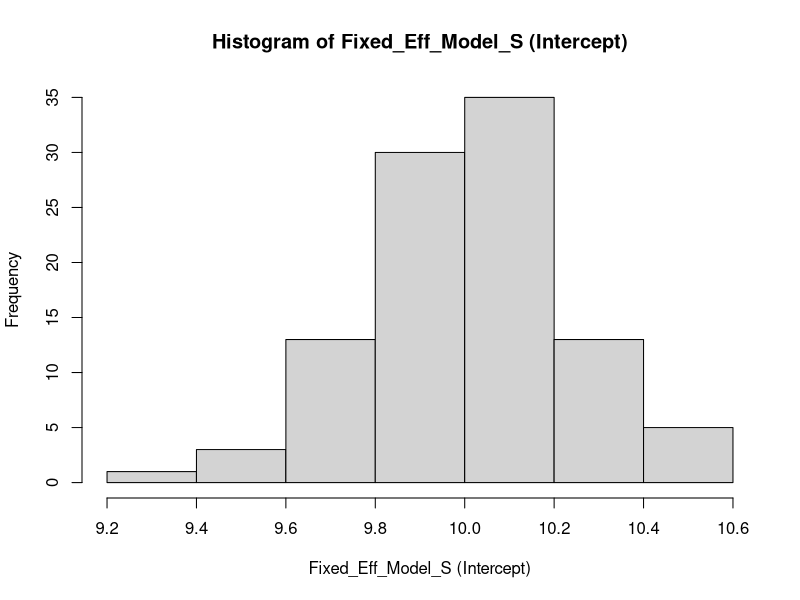
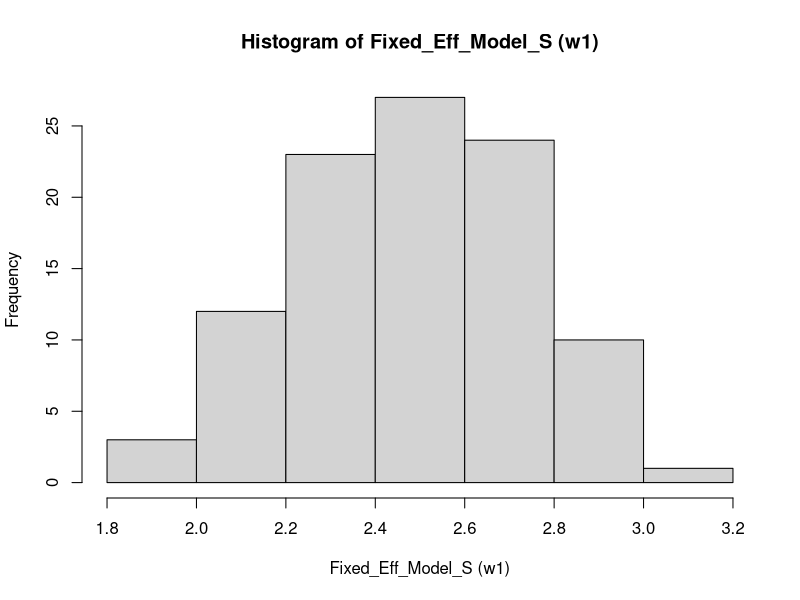
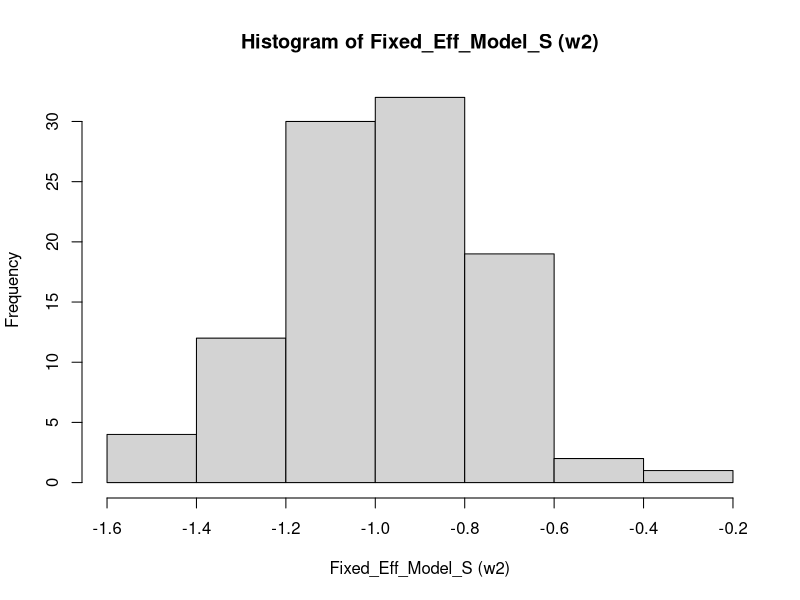
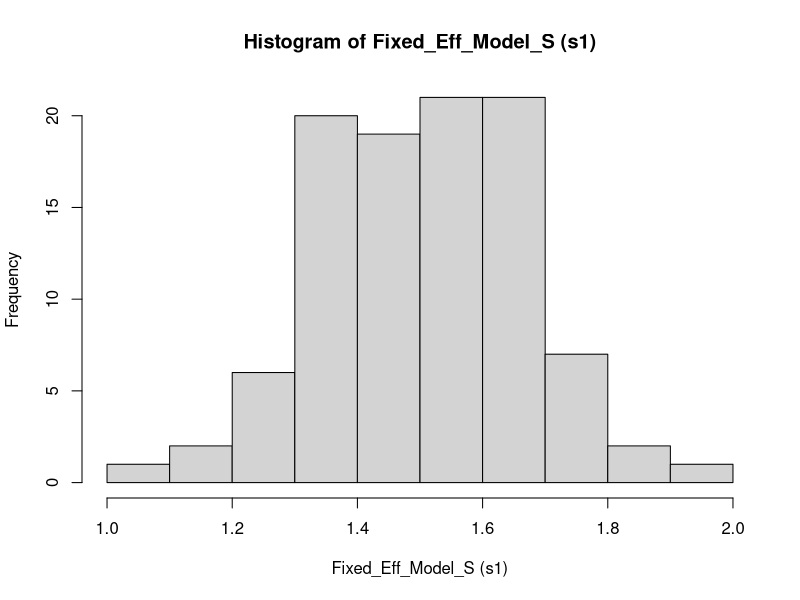
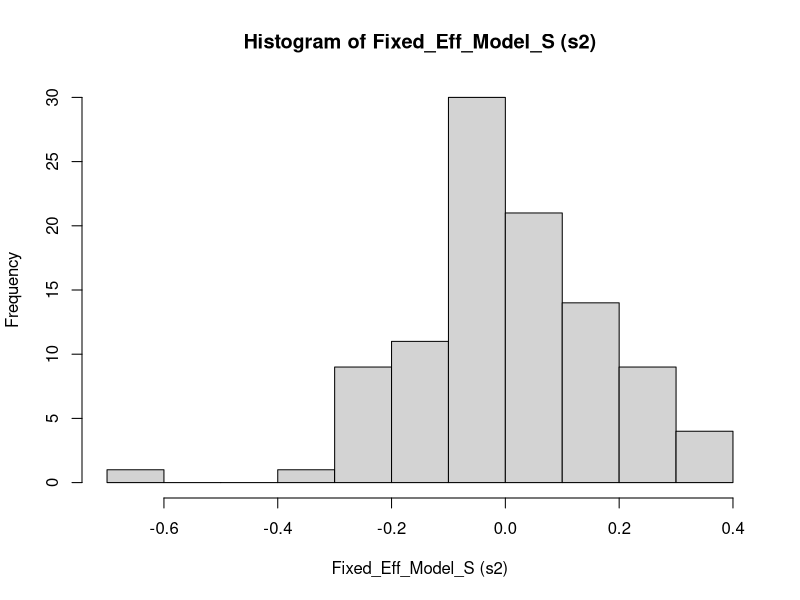
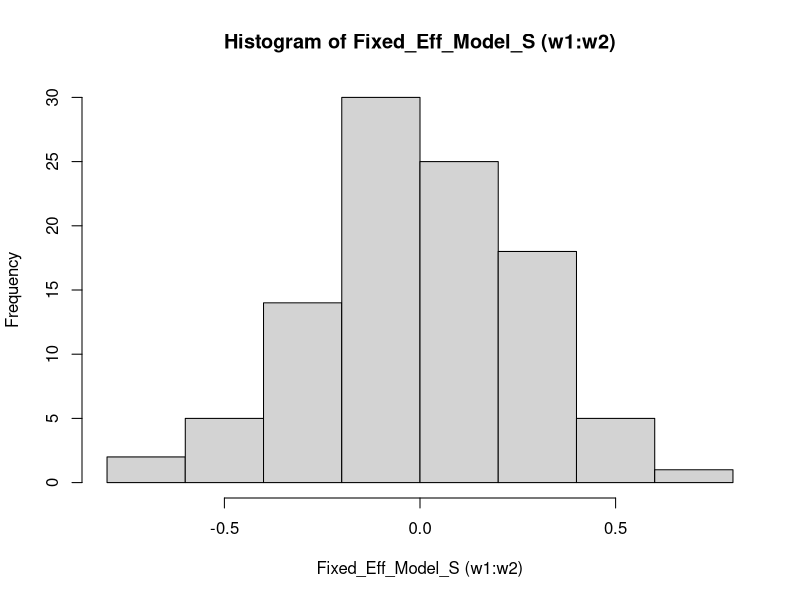
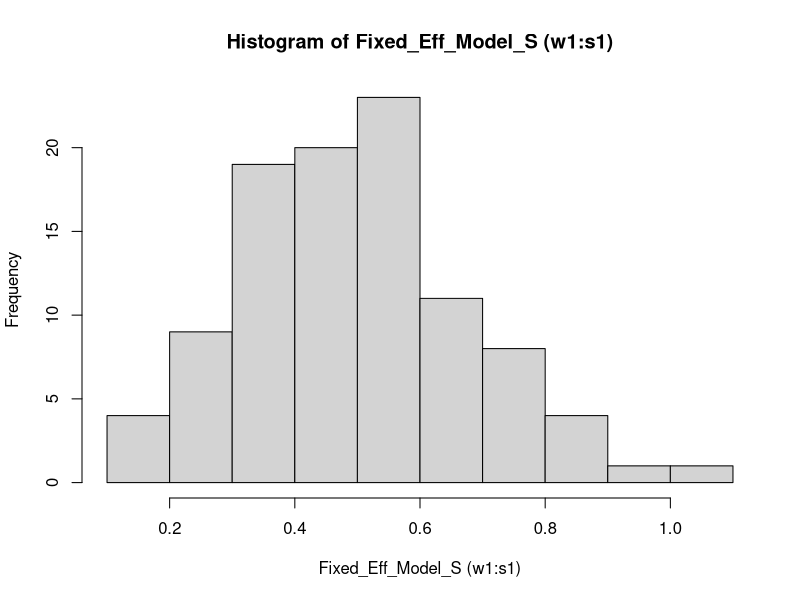
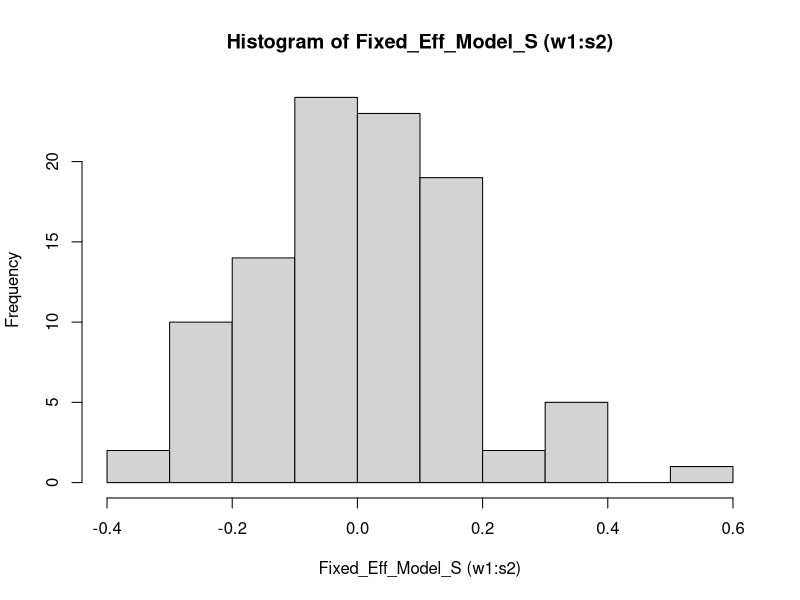

R code for these plots, in order:
## ---- chunk 1
knitr::opts_chunk$set(echo = TRUE)
## ---- chunk 2

################################################################################
#Create the model matrix for X_S (Whole Plot and Split Plot Factors)
################################################################################

HTC <- 2
ETC <- 2
r <- 2
nsim <- 100

# Create the factors for the Design Matrix
w_names <- paste0("w", 1:HTC)
s_names <- paste0("s", 1:ETC)

# Create list of w and s variables
combined_list <- c(
  setNames(replicate(ETC, c(-1, 1), simplify = FALSE), s_names),
  setNames(replicate(HTC, c(-1, 1), simplify = FALSE), w_names)
)

# Create data frame of all combinations of w and s
df_S <- expand.grid(combined_list) #base experimental design
df_rep_S <- df_S[rep(seq_len(nrow(df_S)), r), ] #replicated experimental design
row.names(df_rep_S) <- NULL #make the row count sequential

# Build the formula for linear and interaction terms (no quadratic)
linear_terms_ws <- c(w_names, s_names)
formula_S <- as.formula(
  paste("~ (", paste(linear_terms_ws, collapse = " + "), ")^2")
)

# Create the model matrix for X_S (Split and Whole Plot Factors)
X_S <- model.matrix(formula_S, data = df_rep_S)
colnames(X_S)[1] <- '0'

################################################################################
#Create the model matrix for X_W (Whole Plot Factors)
################################################################################

#1. Create list of whole plot variables
wpf_terms <- setNames(replicate(HTC, c(-1,1), simplify = FALSE), w_names)


#2. Create data frame of all combinations of w
df_W <- expand.grid(wpf_terms) #base experimental design
df_rep_W <- df_W[rep(seq_len(nrow(df_W)), r), ] #replicated experimental design
row.names(df_rep_W) <- NULL #make the row count sequential

#3. Build the formula for linear and interaction terms (no quadratic)
linear_terms_w <- w_names

formula_W <- as.formula(
  paste("~ (", paste(w_names, collapse = " + "), ")^2")
)

# Create the model matrix
X_W <- X_S[, !grepl("s", colnames(X_S), ignore.case = TRUE)]

################################################################################
#Create the model matrix for X_SW (Y_S - Y_W Model)
################################################################################

#Remove columns with Whole Plot Terms only (Main Effects and Interaction of WPF)
X_SW <- X_S[, grep('s', colnames(X_S), value = TRUE)]
colnames(X_SW) <- gsub(":", "_", colnames(X_SW))

## ---- chunk 3

library(lmerTest)

sigma2_W <- 0.2
sigma2_S <- 1

set.seed(1)
  dl <- as.factor(rep(seq(1, r*2^HTC), each = 2^ETC))  #delta as a factor
    
  fixed_effect_names_S <- paste0("beta", colnames(X_S))
  fixed_effect_names_W <- paste0("beta", colnames(X_W))
  
  #beta <- setNames(rnorm(length(fixed_effect_names))
  # fixed_effect_names)  #assign values to fixed effect names
  effects <- c(10,2.5,-1,1.5,0,0,1/2,0,0,0,0)
  
  #assign values to fixed effect names
  beta_S <- setNames(effects, fixed_effect_names_S)  
  names(beta_S)[1] <- "beta*0"
  beta_W <- beta_S[!grepl("s", colnames(X_S), ignore.case = TRUE)]
 
  
  #Compute the means of S and W model
  mu_S <- X_S %*% beta_S
  mu_W <- X_W %*% beta_W

#Simulation Function for S Model
sim_model_S <- function(X_S, mu_S, mu_W, sigma2_S, sigma2_W, dl) {
  
  n_groups <- length(unique(dl))
  
  epsilon_W <- rnorm(n_groups, mean = 0, sd = sqrt(sigma2_W))
  epsilon_W <- rep(epsilon_W, times = table(dl))
  
  epsilon_S <- rnorm(nrow(X_S), mean = 0, sd = sqrt(sigma2_S))
  
  Y_S <- mu_S + epsilon_W + epsilon_S
  Y_W <- mu_W + epsilon_W

  df_S <- data.frame(epsilon_W, df_rep_S, Y_S)
  
  formula_S <- as.formula(
  paste("Y_S ~ (", paste(linear_terms_ws, collapse = " + "), ")^2 + (1|epsilon_W)"))
  
  rmodel_S <- summary(lmer(formula_S, data = df_S))
  rownames(rmodel_S$coefficients) <- sub("\\(Intercept\\)", "Intercept", rownames(rmodel_S$coefficients))

  # Extract fixed effects estimates

  fixed_effects_S <- rmodel_S$coefficients[, "Estimate"]
  pvalues_S <- rmodel_S$coefficients[, "Pr(>|t|)"]

   
  # Extract and compute variance of random effects
  
  sigma2_W <- (as.numeric(rmodel_S$varcor$epsilon_W))
  sigma2_S <- (rmodel_S$sigma)^2
 
   # Generate data frame of fixed and variable effects
  dffe_S <- as.data.frame(t(fixed_effects_S))
  colnames(dffe_S) <- paste0("Fixed_Eff_Model_S (", names(fixed_effects_S), ")")
  dffp_S <- as.data.frame(t(pvalues_S))
  colnames(dffp_S) <- paste0("pvalue_Model_S (", names(pvalues_S), ")")
  df_out_S <- cbind(dffe_S, dffp_S)
  df_out_S$sigma2_W <- sigma2_W
  df_out_S$sigma2_S <- sigma2_S
  return(list(df_out_S = df_out_S, Y_W = Y_W, Y_S = Y_S))
  
}

#Simulation Function for W Model
sim_model_W <- function(Y_W) {
  
  Y_W_unique <- unique(Y_W)  
  df_W <- data.frame(df_rep_W, Y_W = Y_W_unique)

  # Build the formula for linear and interaction terms (no quadratic)
  linear_terms <- w_names

  formula_W <- as.formula(
  paste("Y_W ~ (", paste(w_names, collapse = " + "), ")^2"))
  
  rmodel_W <- summary(lm(formula_W, data = df_W))
  rownames(rmodel_W$coefficients) <- sub("\\(Intercept\\)", "Intercept", rownames(rmodel_W$coefficients))

  # Extract fixed effects estimates
  fixed_effects_W <- rmodel_W$coefficients[, "Estimate"]
  pvalues_W <- rmodel_W$coefficients[, "Pr(>|t|)"]

  # Extract and compute variance of random effects
   sigma2_W <- rmodel_W$sigma
  
  
  # Combine into a data frame 
  dffe_W <- as.data.frame(t(fixed_effects_W))
  colnames(dffe_W) <- paste0("Fixed_Eff_Model_W (", names(fixed_effects_W),")")
  dffp_W <- as.data.frame(t(pvalues_W))
  colnames(dffp_W) <- paste0("pvalue_Model_W (", names(pvalues_W), ")")
  df_out_W <- cbind(dffe_W, dffp_W)
  df_out_W$sigma2_W <- sigma2_W
  return(df_out_W)
  
}

#Simulation Function for SW Model
sim_model_SW <- function(X_SW, Y_S, Y_W) {

  df_SW <- data.frame(Y_SW = Y_S - Y_W, X_SW)

# Build the formula for linear and interaction terms (no quadratic)

 formula_SW <- as.formula(
  paste("Y_SW ~", paste(colnames(X_SW), collapse = " + "))
)

  rmodel_SW <- summary(lm(formula_SW, data = df_SW))
  rownames(rmodel_SW$coefficients) <- sub("\\(Intercept\\)", "Intercept", rownames(rmodel_SW$coefficients))

  # Extract fixed effects estimates

  fixed_effects_SW <- rmodel_SW$coefficients[, "Estimate"]
  pvalues_SW <- rmodel_SW$coefficients[, "Pr(>|t|)"]

  # Extract and compute variance of random effects
   sigma2_S <- rmodel_SW$sigma

   # Combine into a data frame
  dffe_SW <- as.data.frame(t(fixed_effects_SW))
  colnames(dffe_SW) <- paste0("Fixed_Eff_Model_SW (", names(fixed_effects_SW),")")
  dffp_SW <- as.data.frame(t(pvalues_SW))
  colnames(dffp_SW) <- paste0("pvalue_Model_SW (", names(pvalues_SW), ")")
  df_out_SW <- cbind(dffe_SW, dffp_SW)
  df_out_SW$sigma2_S <- sigma2_S
  return(df_out_SW)

}

#Analysis Function
analyze <- function(sim_df) {
  
  fixed_eff_cols <- grep("^Fixed_Eff", colnames(sim_df), value = TRUE)

  for (col in fixed_eff_cols) {
    hist(sim_df[[col]], main = paste("Histogram of", col), xlab = col)
}


#Plot Histograms of Variance Components
varcomp_cols <- grep("^sigma", colnames(sim_df), value = TRUE)
  for (col in varcomp_cols){
    hist(sim_df[[col]], main = paste("Histogram of", col), xlab = col)
}

#Statistical Significance
# Get the names of p-value columns
pval_cols <- grep("^pvalue", colnames(sim_df), value = TRUE)

# Create a logical matrix: TRUE if p-value < 0.05
sig_matrix <- sim_df[, pval_cols] < 0.05

#rename the columns of sig matrix TPR.
colnames(sig_matrix) <- gsub("pvalue", "TPR", colnames(sig_matrix))

# Compute proportion significant for each estimate
prop_sig <- colMeans(sig_matrix, na.rm = TRUE)

# Print results
print(prop_sig)
  
}

# Set up empty data frames for simulation results

sim_df_S <- data.frame()
sim_df_W <- data.frame()
sim_df_S_W <- data.frame()
  
#Run Simulation
for(i in 1:nsim){
 
  sim_model_S_out <- sim_model_S(X_S, mu_S, mu_W, sigma2_S = sigma2_S, sigma2_W = sigma2_W, dl)
  Y_W <- sim_model_S_out$Y_W
  Y_S <- sim_model_S_out$Y_S
  
  rmodel_S <- as.data.frame(sim_model_S_out$df_out_S)
  sim_df_S <- rbind(sim_df_S, rmodel_S)
  
  rmodel_W <- as.data.frame(sim_model_W(Y_W))
  sim_df_W <- rbind(sim_df_W, rmodel_W)
  
  rmodel_S_W <- as.data.frame(sim_model_SW(X_SW, Y_S, Y_W))
  sim_df_S_W <- rbind(sim_df_S_W, rmodel_S_W)
 
}

S_model_analysis <- analyze(sim_df_S)
W_model_analysis <- analyze(sim_df_W)
SW_model_analysis <- analyze(sim_df_S_W)
